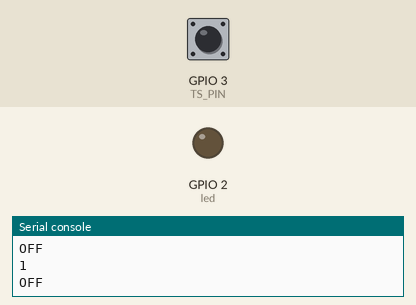
The program below on a simulated ESP32 board running MicroPython. Shown: output pins drawn as LEDs (lit = HIGH), the last lines printed to the serial console. Inputs (shaded band) come from the test bench; at power-on: GPIO 3 (TS_PIN) HIGH.

Above: at 1.2 s.
1.3 s: GPIO 3 (TS_PIN) pulled LOW for 0.15 s
At 1.38 s:
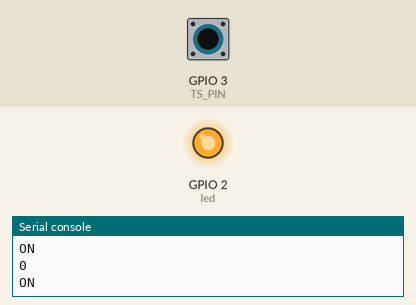
2.9 s: GPIO 3 (TS_PIN) pulled LOW for 3.2 s
At 7.0 s:
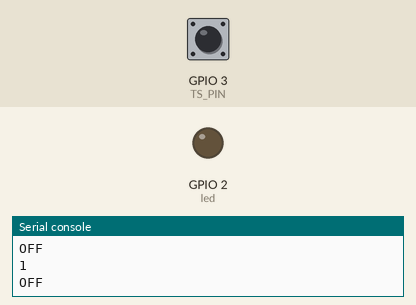
Timing chart, 0 to 8.5 s (numbered marks = the images above; inputs shaded):
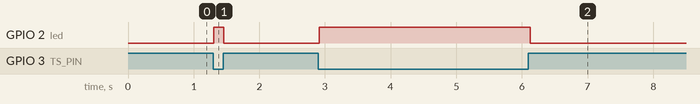

The program:

KY-017.py
```python
from machine import Pin
import time
#Recommendation: Start the program with the tilt switch open (off position)
TS_PIN = Pin(3, Pin.IN, Pin.PULL_UP)
led = Pin(2, Pin.OUT)

while True:
    if TS_PIN.value() == 0:
        led.value(1)
        print(TS_PIN.value())
        print("ON")
    else:
        led.value(0)
        print(TS_PIN.value())
        print("OFF")

    time.sleep(0.05)
```

Measured:
- after the input at 1.3 s, GPIO 2 (led): LOW → HIGH at once, → LOW 0.15 s later
- after the input at 2.9 s, GPIO 2 (led): LOW → HIGH at once, → LOW 3.2 s later
